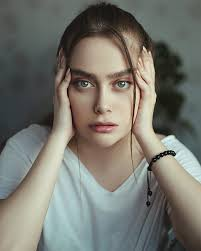
#> input picture Project-4/test4.jpg, 201 x 251 px
$ python Project4.py
#> lines starting #> are read from the running program, lines starting #| are printed output that depends on the picture; after the words box and inside, x2 and y2 are one past the last pixel; in counts of white or black regions, pixels touching at a corner belong together
# Project4.py
# Eye Detection using Haar Cascade (uses test4.jpg in same folder)
import os
import cv2
import matplotlib.pyplot as plt

SAMPLE_URL = "https://images.unsplash.com/photo-1544005313-94ddf0286df2?w=800&q=80"  # fallback sample

def download_sample(save_path="test4.jpg"):
    import urllib.request
    try:
        print("No local test4.jpg found — downloading a sample image...")
        urllib.request.urlretrieve(SAMPLE_URL, save_path)
        print(f"Saved sample as: {save_path}")
        return save_path
    except Exception as e:
        print("Failed to download sample image:", e)
        return None

def detect_eyes(image_path="test4.jpg", save_output="test4_eyes.jpg", save_crops=True):
#> called with image_path = 'test4.jpg', save_output = 'test4_eyes.jpg', save_crops = True
    if not os.path.exists(image_path):
        image_path = download_sample(image_path)
        if image_path is None:
            print("No image available. Exiting.")
            return

    img = cv2.imread(image_path)
#> img is the input picture: shape (251, 201, 3); mean B, G, R 110.2, 118, 118.3
    if img is None:
        print("Error: could not read image file:", image_path)
        return

    gray = cv2.cvtColor(img, cv2.COLOR_BGR2GRAY)
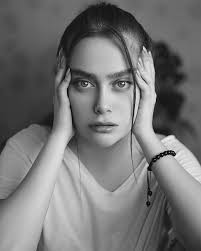
#> gray: shape (251, 201); min 0, max 244, mean 117.2

    # load cascades
    face_cascade = cv2.CascadeClassifier(cv2.data.haarcascades + "haarcascade_frontalface_default.xml")
    eye_cascade  = cv2.CascadeClassifier(cv2.data.haarcascades + "haarcascade_eye.xml")

    # detect faces
    faces = face_cascade.detectMultiScale(gray, scaleFactor=1.1, minNeighbors=5, minSize=(60,60))
#> faces = [[53, 45, 99, 99]]
    print("Faces detected:", len(faces))
#| Faces detected: 1

    eye_crop_count = 0
    for fi, (x,y,w,h) in enumerate(faces, start=1):
        # draw face rectangle (green)
        cv2.rectangle(img, (x,y), (x+w, y+h), (0,255,0), 2)

        # restrict ROI for eyes
        roi_gray = gray[y:y+h, x:x+w]
        roi_color = img[y:y+h, x:x+w]

        # detect eyes inside face ROI
        eyes = eye_cascade.detectMultiScale(roi_gray, scaleFactor=1.1, minNeighbors=6, minSize=(15,15))
        print(f"  Face {fi}: eyes detected = {len(eyes)}")
        for ei, (ex,ey,ew,eh) in enumerate(eyes, start=1):
            # draw eye rectangle (blue) on the main image (offset by face x,y)
            cv2.rectangle(img, (x+ex, y+ey), (x+ex+ew, y+ey+eh), (255,0,0), 2)
            if save_crops:
                eye_crop = roi_color[ey:ey+eh, ex:ex+ew]
                if eye_crop.size != 0:
                    eye_crop_count += 1
                    crop_name = f"eye_crop_{fi}_{ei}.jpg"
                    cv2.imwrite(crop_name, eye_crop)
#> this loop made 1 pass
#> (fi, x, y, w, h, eyes) on pass 1: (1, 53, 45, 99, 99, [[19, 27, 24, 24], [52, 26, 26, 26], [6, 18, 36, 36]])
#|   Face 1: eyes detected = 3
#> pass 1, in detect_eyes, `roi_gray = gray[y:y+h, x:x+w]`:
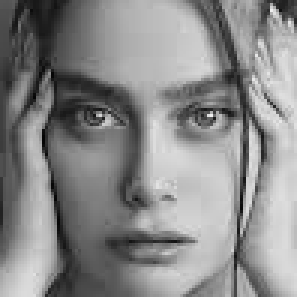
#> roi_gray: shape (99, 99) (shown 3 times larger); min 5, max 240, mean 137.3
#> pass 1, in detect_eyes, `roi_color = img[y:y+h, x:x+w]`:
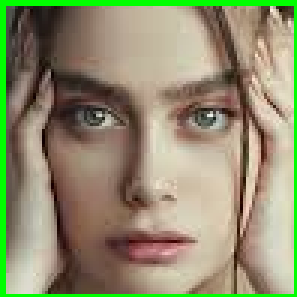
#> roi_color: shape (99, 99, 3) (shown 3 times larger); mean B, G, R 110.7, 142, 144.8
#> pass 1, in detect_eyes, `cv2.imwrite(crop_name, eye_crop)`:
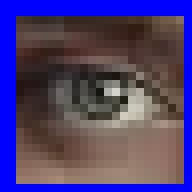
#> saved as eye_crop_1_1.jpg: shape (24, 24, 3) (shown 8 times larger); mean B, G, R 114.9, 62, 76.4
#> pass 1, in detect_eyes, `cv2.imwrite(crop_name, eye_crop)`:
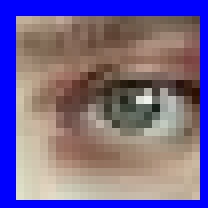
#> saved as eye_crop_1_2.jpg: shape (26, 26, 3) (shown 8 times larger); mean B, G, R 144.2, 101.7, 117.9
#> after the loop:
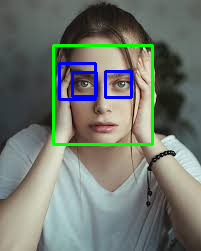
#> img: shape (251, 201, 3); 4.25% of pixels changed, all inside (x1, y1, x2, y2) = (52, 44, 154, 146)
#> after the loop, eye_crop_count = 3

    # save result and show
    cv2.imwrite(save_output, img)
    print(f"Saved output image: {save_output}")
    if save_crops:
        print(f"Saved {eye_crop_count} eye crop(s) as eye_crop_*.jpg")
#| Saved 3 eye crop(s) as eye_crop_*.jpg

    # display with matplotlib (works in VS Code)
    plt.figure(figsize=(8,6))
    plt.imshow(cv2.cvtColor(img, cv2.COLOR_BGR2RGB))
    plt.axis("off")
    plt.title(f"Faces: {len(faces)}  (see terminal for eyes per face)")
    plt.show()

if __name__ == "__main__":
    detect_eyes(image_path="test4.jpg", save_output="test4_eyes.jpg", save_crops=True)
